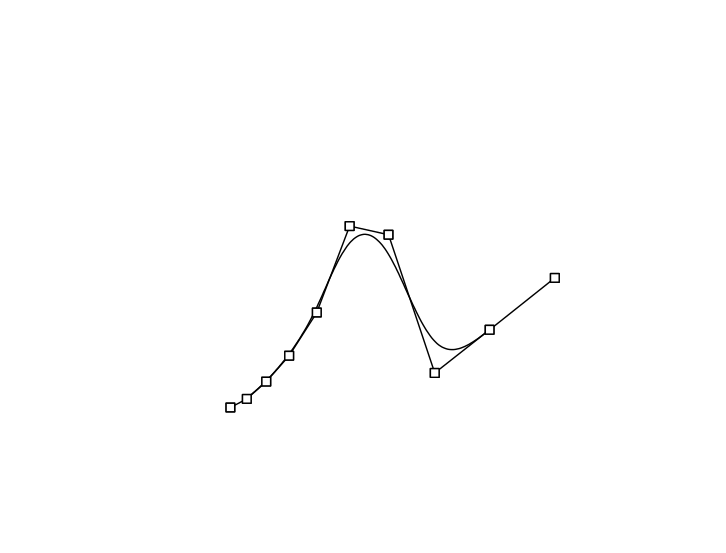

gnuplot code for this plot:
spline=20
annlwt=0
axlwt=0
header=0
pltyp=both
symbol=0
xfmt=f3.2
xmax=.1
yfmt=f3.1
ymax=.5
ebnum = 2
;prml
   0.0200,     0.07
   0.0238,     0.08
   0.0283,     0.10
   0.0336,     0.13
   0.0400,     0.18
   0.0476,     0.28
   0.0566,     0.27
   0.0673,     0.11
   0.0800,     0.16
   0.0951,     0.22
plot
reset
annlwt=0
axlwt=0
header=0
pltyp=both
symbol=0
xfmt=f3.2
xmax=.1
yfmt=f3.1
ymax=.5
ebnum = 2
;prml
   0.0200,     0.07
   0.0238,     0.08
   0.0283,     0.10
   0.0336,     0.13
   0.0400,     0.18
   0.0476,     0.28
   0.0566,     0.27
   0.0673,     0.11
   0.0800,     0.16
   0.0951,     0.22
plot
